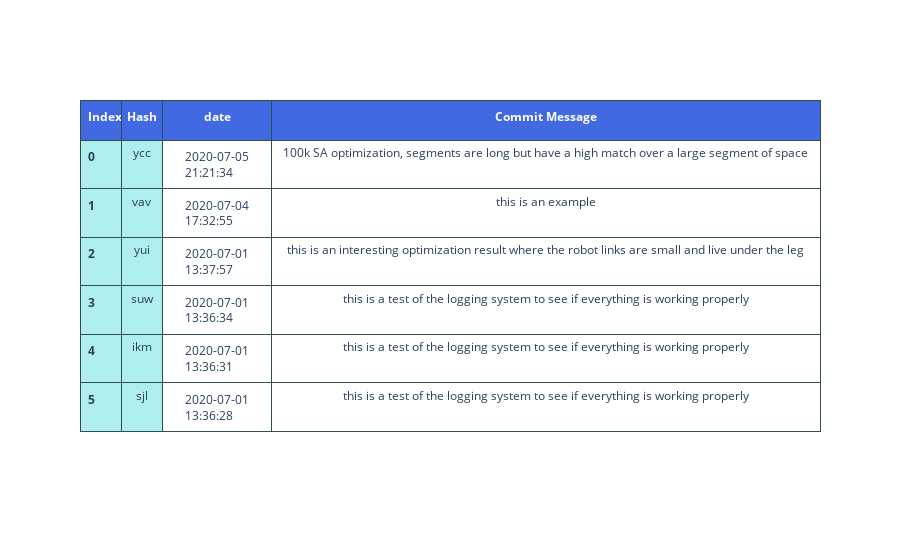

The cell this chart's notebook holds for it:
### Code cell
#example of using the logging function
if not asLibrary():
    Exp.Log()

### Figure 1 — Plotly figure (JSON) as saved in the notebook; plotly's stock layout.template omitted (floating-point values rounded to 4 significant figures)
{"data": [{"cells": {"align": ["left", "center"], "fill": {"color": ["paleturquoise", "paleturquoise", "white", "white"]}, "font": {"size": 12}, "height": 30, "line": {"color": "darkslategray"}, "values": [["<b>0</b>", "<b>1</b>", "<b>2</b>", "<b>3</b>", "<b>4</b>", "<b>5</b>"], ["ycc", "vav", "yui", "suw", "ikm", "sjl"], ["2020-07-05 21:21:34", "2020-07-04 17:32:55", "2020-07-01 13:37:57", "2020-07-01 13:36:34", "2020-07-01 13:36:31", "2020-07-01 13:36:28"], ["100k SA optimization, segments are long but have a high match over a large segment of space", "this is an example", "this is an interesting optimization result where the robot links are small and live under the leg", "this is a test of the logging system to see if everything is working properly", "this is a test of the logging system to see if everything is working properly", "this is a test of the logging system to see if everything is working properly"]]}, "columnorder": [1, 2, 3, 4], "columnwidth": [30, 30, 80, 400], "header": {"align": ["left", "center"], "fill": {"color": "royalblue"}, "font": {"color": "white", "size": 12}, "height": 40, "line": {"color": "darkslategray"}, "values": ["<b>Index</b>", "<b>Hash</b><br>", "<b>date</b>", "<b>Commit Message</b>"]}, "type": "table"}], "layout": {"autosize": true}}
